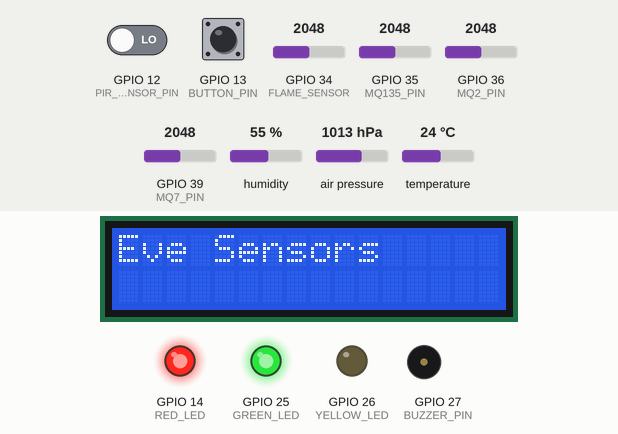
This sketch was run on a simulated ESP32. On the bench: 16×2 character LCD, output pins drawn as LEDs (lit = HIGH), buzzer (waves = sounding, pin HIGH). Inputs (shaded band) come from the test bench; at power-on: GPIO 39 (MQ7_PIN) = 2048, GPIO 13 (BUTTON_PIN) HIGH, temperature 24 °C, GPIO 36 (MQ2_PIN) = 2048, GPIO 12 (PIR_SENSOR_PIN) LOW, GPIO 34 (FLAME_SENSOR) = 2048, GPIO 35 (MQ135_PIN) = 2048, humidity 55 %, air pressure 1013 hPa. What the sketch prints to the serial monitor is not drawn.

Above: at 1.2 s.
1.3 s: GPIO 39 (MQ7_PIN) set to 2699
2.8 s: GPIO 39 (MQ7_PIN) set to 2750
At 3.2 s:
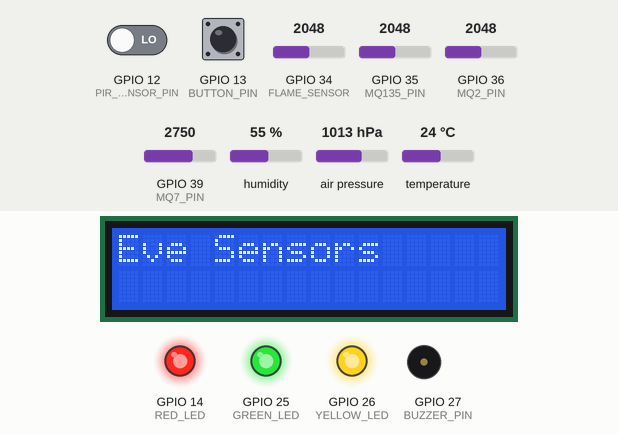
4.4 s: GPIO 13 (BUTTON_PIN) pulled LOW for 0.15 s
At 6.0 s:
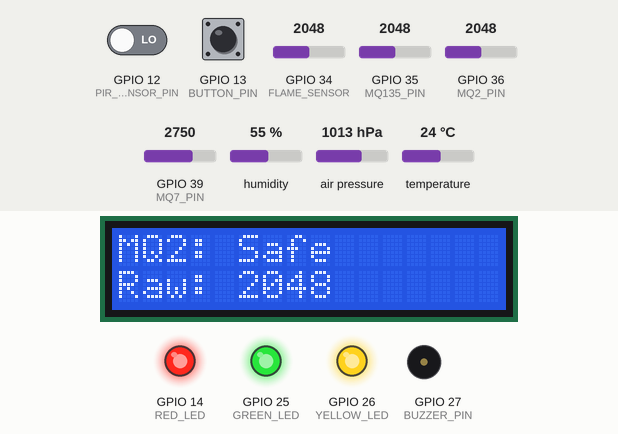
7.5 s: temperature set to 17.4 °C
9.0 s: temperature set to 16.3 °C
At 9.5 s:
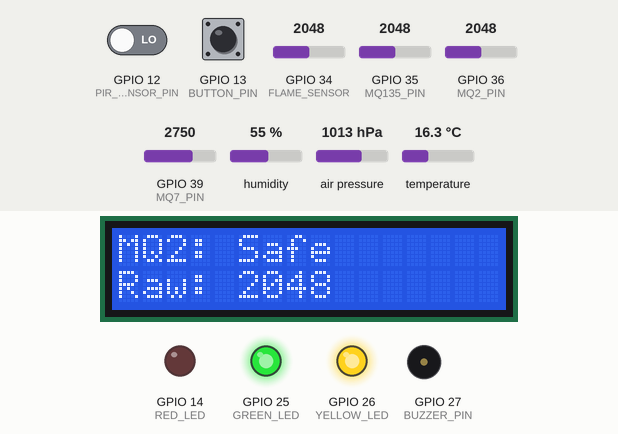
12.0 s: GPIO 36 (MQ2_PIN) set to 3433
At 13.2 s:
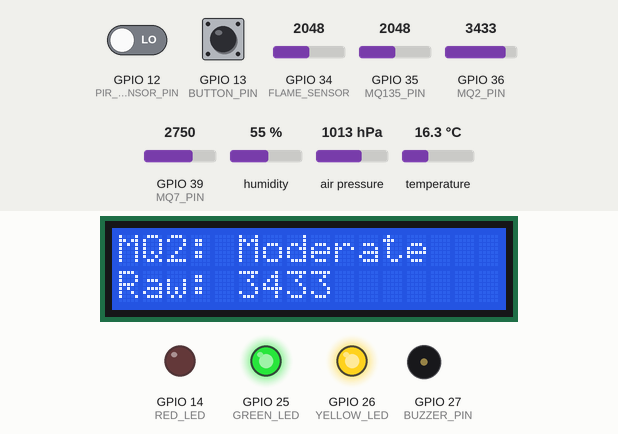
13.5 s: GPIO 36 (MQ2_PIN) set to 3520
At 14.8 s:
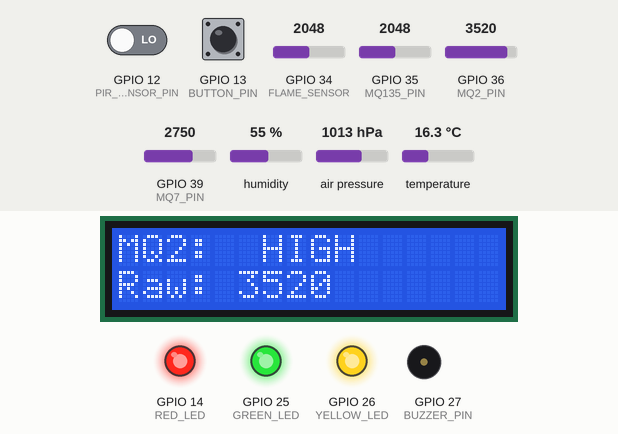
Timing chart, 0 to 16.5 s (numbered marks = the images above; inputs shaded):
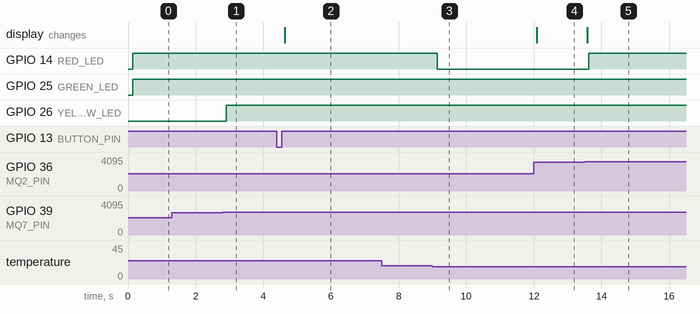

Measured:
- the behaviour switches between 2749 and 2750 on GPIO 39 (MQ7_PIN) (found by bisection; images 0 and 1)
- the behaviour switches between 17.1 and 17 °C on temperature (found by bisection; images 2 and 3)
- the behaviour switches between 3459 and 3460 on GPIO 36 (MQ2_PIN) (found by bisection; images 4 and 5)
- after the input at 2.8 s, GPIO 26 (YELLOW_LED): LOW → HIGH after 0.11 s
- after the input at 4.4 s, the display: changes after 0.23 s (image 2)
- after the input at 9.0 s, GPIO 14 (RED_LED): HIGH → LOW after 0.14 s
- after the input at 12.0 s, the display: changes after 0.08 s (image 4)
- after the input at 13.5 s, GPIO 14 (RED_LED): LOW → HIGH after 0.13 s; the display: changes after 0.07 s (image 5)

The sketch:

esp32_main_no_wifi.ino
```cpp
#include <Wire.h>
#include <Adafruit_Sensor.h>
#include <Adafruit_BME280.h>
#include <LiquidCrystal_I2C.h>  // Include the LCD library

// Initialize BME280 sensor
Adafruit_BME280 bme;

// Initialize LCD (I2C address, columns, rows)
LiquidCrystal_I2C lcd(0x27, 16, 2);

#define SDA_PIN 17
#define SCL_PIN 16

// Pin Definitions
#define MQ2_PIN 36     // MQ-2 Gas Sensor
#define MQ7_PIN 39     // MQ-7 Carbon Monoxide Sensor
#define MQ135_PIN 35   // MQ-135 Air Quality Sensor

#define GREEN_LED 25   // Green LED (Safe)
#define YELLOW_LED 26  // Yellow LED (Moderate)
#define RED_LED 14     // Red LED (High) - Also used for flame

#define FLAME_SENSOR 34  // Flame sensor pin
#define PIR_SENSOR_PIN 12  // PIR sensor OUT pin
#define BUZZER_PIN 27      // Buzzer pin

#define BUTTON_PIN 13      // Push button pin

// Variables for LCD display
int displayState = 0;  // Tracks the current display state (0-7)
bool buttonPressed = false;

void setup() {
  Serial.begin(115200);
  Wire.begin(SDA_PIN, SCL_PIN);  // Initialize I2C for BME280

  // Initialize LCD
  lcd.begin(16, 2);
  lcd.backlight();
  lcd.print("Eve Sensors");  // Startup message

  // Set pin modes
  pinMode(MQ2_PIN, INPUT);
  pinMode(MQ7_PIN, INPUT);
  pinMode(MQ135_PIN, INPUT);
  pinMode(FLAME_SENSOR, INPUT);
  pinMode(PIR_SENSOR_PIN, INPUT);
  pinMode(BUTTON_PIN, INPUT_PULLUP);  // Button with internal pull-up

  pinMode(GREEN_LED, OUTPUT);
  pinMode(YELLOW_LED, OUTPUT);
  pinMode(RED_LED, OUTPUT);
  pinMode(BUZZER_PIN, OUTPUT);

  // Start with all LEDs & buzzer OFF
  digitalWrite(GREEN_LED, LOW);
  digitalWrite(YELLOW_LED, LOW);
  digitalWrite(RED_LED, LOW);
  digitalWrite(BUZZER_PIN, LOW);

  if (!bme.begin(0x76)) {
    Serial.println("Could not find a valid BME280 sensor, check wiring!");
    while (1);
  }

  Serial.println("BME280 Sensor Found!");
  Serial.println("MQ-2, MQ-7, MQ-135 Sensor & Flame Detection System");
}


void loop() {
  // Read BME280 Sensor Data
  float temperature = bme.readTemperature();
  float humidity = bme.readHumidity();
  float pressure = bme.readPressure() / 100.0F; // Convert Pa to hPa

  // Read Gas Sensor Values
  int mq2Value = analogRead(MQ2_PIN);
  int mq7Value = analogRead(MQ7_PIN);
  int mq135Value = analogRead(MQ135_PIN);

  float mq2Voltage = mq2Value * (3.3 / 4095.0);
  float mq7Voltage = mq7Value * (3.3 / 4095.0);
  float mq135Voltage = mq135Value * (3.3 / 4095.0);

  // Check if the button is pressed
  if (digitalRead(BUTTON_PIN) == LOW) {
    if (!buttonPressed) {
      displayState = (displayState + 1) % 7;  // Cycle through 7 states
      buttonPressed = true;
      delay(200);  // Debounce delay
    }
  } else {
    buttonPressed = false;
  }

  // Update LCD display based on the button state
  lcd.clear();
  switch (displayState) {
    case 0:
      lcd.print("Eve Sensors");
      break;
    case 1:
      lcd.print("MQ2: ");
      if (mq2Value < 3430) {
        lcd.print("Safe ");
      } else if (mq2Value >= 3430 && mq2Value < 3460) {
        lcd.print("Moderate ");
      } else {
        lcd.print(" HIGH");
      }
      lcd.setCursor(0, 1);
      lcd.print("Raw: ");
      lcd.print(mq2Value);
      break;
    case 2:
      lcd.print("MQ7: ");
      if (mq7Value < 2750) {
        lcd.print("Safe ");
      } else if (mq7Value >= 2750 && mq7Value < 2800) {
        lcd.print("Moderate ");
      } else {
        lcd.print("HIGH ");
      }
      lcd.setCursor(0, 1);
      lcd.print("Raw: ");
      lcd.print(mq7Value);
      break;
    case 3:
      lcd.print("MQ135: ");
      if (mq135Value < 3190) {
        lcd.print("Good");
      } else if (mq135Value >= 3190 && mq135Value < 3200) {
        lcd.print("Moderate");
      } else {
        lcd.print("POOR");
      }
      lcd.setCursor(0, 1);
      lcd.print("Raw: ");
      lcd.print(mq135Value);
      break;
    case 4:
      lcd.print("Temp: ");
      lcd.print(temperature);
      lcd.print(" C");
      lcd.setCursor(0, 1);
      lcd.print("High Temp: ");
      lcd.print(temperature > 17 ? "Yes" : "No");
      break;
    case 5:
      lcd.print("Humidity: ");
      lcd.print(humidity);
      lcd.print(" %");
      lcd.setCursor(0, 1);
      lcd.print("Pressure: ");
      lcd.print(pressure);
      lcd.print(" hPa");
      break;
    case 6:
      lcd.print("Flame: ");
      lcd.print(analogRead(FLAME_SENSOR) > 6000 ? " Detected " : "No ");
      lcd.setCursor(0, 1);
      lcd.print("Motion: ");
      lcd.print(digitalRead(PIR_SENSOR_PIN) == HIGH ? " Detected " : "No ");
      break;
  }

  // Rest of the original code remains unchanged
  Serial.println("_____________________________________ Sensor Readings __________________________________________");

  // MQ-2 Gas Sensor Logic
  bool greenLEDState = false;
  bool yellowLEDState = false;
  bool redLEDState = false;

  Serial.print("MQ2: ");
  if (mq2Value < 3430) {
    Serial.print("🟢 Safe Gas Level ✅");
    greenLEDState = true;
  } else if (mq2Value >= 3430 && mq2Value < 3460) {
    Serial.print("🟡 Moderate Gas Level ⚠️");
    yellowLEDState = true;
  } else {
    Serial.print("🔴 HIGH GAS LEVEL DETECTED! 🚨");
    redLEDState = true;
  }
  Serial.print(" | Raw ADC Value: "); Serial.print(mq2Value);
  Serial.print(" | Voltage: "); Serial.print(mq2Voltage);
  Serial.println("V");

  // MQ-7 Carbon Monoxide Sensor Logic
  Serial.print("MQ7: ");
  if (mq7Value < 2750) {
    Serial.print("🟢 Safe CO Level ✅");
    greenLEDState = true;
  } else if (mq7Value >= 2750 && mq7Value < 2800) {
    Serial.print("🟡 Moderate CO Level ⚠️");
    yellowLEDState = true;
  } else {
    Serial.print("🔴 HIGH CO LEVEL DETECTED! 🚨");
    redLEDState = true;
  }
  Serial.print(" | Raw ADC Value: "); Serial.print(mq7Value);
  Serial.print(" | Voltage: "); Serial.print(mq7Voltage);
  Serial.println("V");

  // MQ-135 Air Quality Sensor Logic
  Serial.print("MQ135: ");
  if (mq135Value < 3190) {
    Serial.print("🟢 Good Air Quality ✅");
    greenLEDState = true;
  } else if (mq135Value >= 3190 && mq135Value < 3200) {
    Serial.print("🟡 Moderate Air Quality ⚠️");
    yellowLEDState = true;
  } else {
    Serial.print("🔴 POOR AIR QUALITY DETECTED! 🚨");
    redLEDState = true;
  }
  Serial.print(" | Raw ADC Value: "); Serial.print(mq135Value);
  Serial.print(" | Voltage: "); Serial.print(mq135Voltage);
  Serial.println("V");

  Serial.println("------------------------------------------------------------------------------------------------------");

  // Temperature Check
  if (temperature > 17) {
    Serial.print("🔴 High Temperature: ");
    redLEDState = true; // If temperature is high, turn ON Red LED
  } else {
    Serial.print("Temperature: ");
  }
  Serial.print(temperature);
  Serial.println(" °C");

  // Print Humidity & Pressure
  Serial.print("Humidity: ");
  Serial.print(humidity);
  Serial.println(" %");

  Serial.print("Pressure: ");
  Serial.print(pressure);
  Serial.println(" hPa");

  Serial.println("------------------------------------------------------------------------------------------------------");

  // Read Flame Sensor
  int flameValue = analogRead(FLAME_SENSOR);
  Serial.print("Flame Sensor Value: ");
  Serial.println(flameValue);

  if (flameValue > 6000) {  // Flame detected
    Serial.println("🔥 FLAME DETECTED! 🚨");
    digitalWrite(BUZZER_PIN, HIGH);  // Turn ON buzzer

    // Blink red LED continuously
    digitalWrite(RED_LED, HIGH);
    delay(100);
    digitalWrite(RED_LED, LOW);
    delay(100);
  }
  else {  // No flame detected
    Serial.println("🟢 NO FLAME DETECTED");
    digitalWrite(BUZZER_PIN, LOW);   // Turn OFF buzzer
    digitalWrite(RED_LED, LOW);   // Turn OFF red LED
  }

  // PIR Motion Detection
  int pirValue = digitalRead(PIR_SENSOR_PIN);  // Read PIR sensor value
  if (pirValue == HIGH) { // Motion detected
    Serial.println("🚨 PERSON DETECTED WITHIN 3 METERS! 🚨");

    // Keep the buzzer ON non-stop
    digitalWrite(BUZZER_PIN, HIGH);

    // Blink LED continuously while motion is detected
    while (digitalRead(PIR_SENSOR_PIN) == HIGH) {
      digitalWrite(RED_LED, HIGH);
      delay(500);
      digitalWrite(RED_LED, LOW);
      delay(500);
    }
  } else {
    Serial.println("✅ No Motion. System Normal.");

    // Turn OFF both LED and buzzer
    digitalWrite(RED_LED, LOW);
    digitalWrite(BUZZER_PIN, LOW);
  }

  // Set LED States (Ensuring Multiple LEDs Can Be ON)
  digitalWrite(GREEN_LED, greenLEDState ? HIGH : LOW);
  digitalWrite(YELLOW_LED, yellowLEDState ? HIGH : LOW);
  digitalWrite(RED_LED, redLEDState ? HIGH : LOW);

  delay(2);  // Short delay to improve responsiveness
}
```
